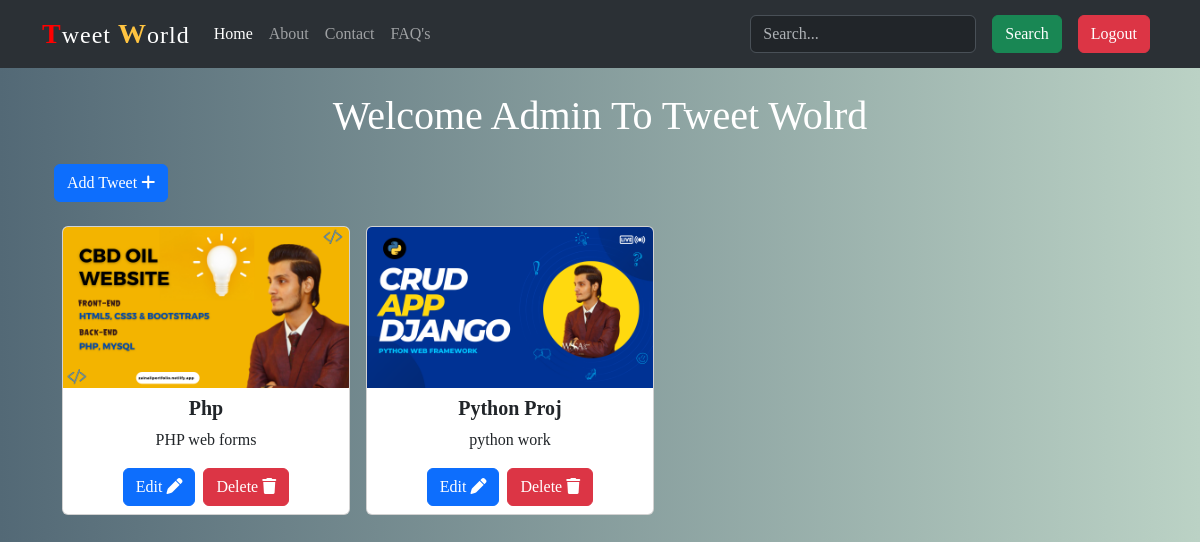
The app's page /user_home/ (signed in) with its own data.
### home/models.py (models this page shows, shortened)
class Tweet(models.Model):
    user = models.ForeignKey(User,on_delete=models.CASCADE)
    title = models.TextField(max_length=50)
    desc =  models.TextField(max_length=255)
    image = models.ImageField(upload_to="TweetPhotos/",blank=True,null=True)
    created_at = models.DateTimeField(auto_now_add=True)
    updated_at = models.DateTimeField(auto_now=True)

### home/views.py (the view)
# urls.py: path('user_home/', views.user_home , name="user_home" ),
@login_required
def user_home(request):
    if request.user.is_authenticated:
        tweets = Tweet.objects.filter(user=request.user)
    else:
        tweets = Tweet.objects.all()
    context = {
        'tweets': tweets
    }
    return render(request, 'user_home.html', context)

### home/templates/user_home.html (shortened to what this page needs)
{% extends "base.html" %}
{% block content %}
<div class="container ">
  {% if user.is_authenticated %}
  <h1 class="text-center text-white my-4">Welcome {{request.user|capfirst}} To Tweet Wolrd</h1>
  {% else %}
  <h1 class="text-center text-white my-4">Welcome To Tweet Wolrd</h1>
  {% endif %}
    <a class="btn btn-primary" href="{% url 'tweet_create' %}">Add Tweet <i class="fa-solid fa-plus"></i></a>
    <div class="box d-flex ">
      {% for tweet in tweets %}
      <div class="card my-4 mx-2" style="width: 18rem;">
          <img src="{{tweet.image.url}}" class="card-img-top" alt="...">
          <div class="container d-flex justify-content-center">
            <div class="card-content">
              <h5 class="card-title text-center my-2 fw-bold">{{tweet.title|title}}</h5>
              <p class="card-text text-center my-2">{{tweet.desc}}</p>
            {% if tweet.user == user %}
        <div class="container d-flex justify-content-center ">
          <a href="{% url 'tweet_edit' tweet.id %}" class="btn btn-primary mx-1 my-2">Edit <i class="fa-solid fa-pen"></i></a>
          <a href="{% url 'tweet_delete' tweet.id %}" class="btn btn-danger mx-1 my-2">Delete <i class="fa-solid fa-trash"></i></a>
        </div>
            {% endif %}
            </div>
          </div>
        </div>
        {% endfor %}
    </div>
</div>
{% endblock content %}

### static/css/style.css (style rules this page uses)
body { background: #BBD2C5; background: -webkit-linear-gradient(to right, #536976, #BBD2C5); background: linear-gradient(to right, #536976, #BBD2C5); font-family: cursive; }

### records on screen
Tweet: image (picture), title "Php", desc "PHP web forms", shows "Edit"
Tweet: image (picture), title "Python Proj", desc "python work", shows "Edit"

### other values on screen
{{ request.user|capfirst }} "Admin"
